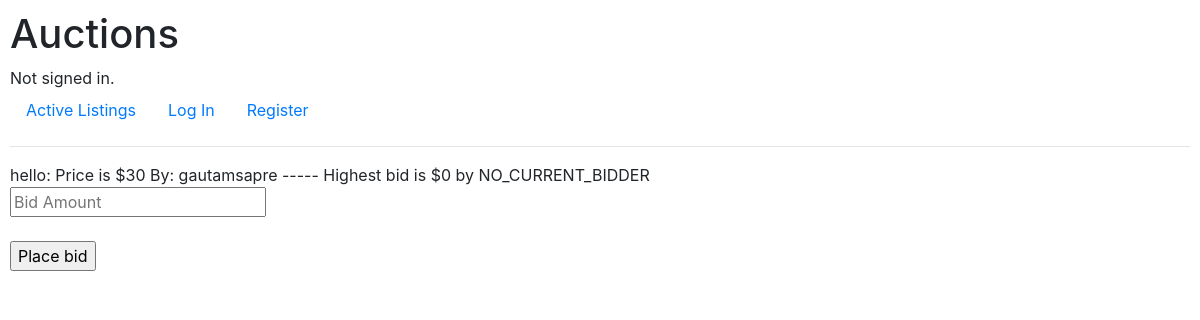
The app's page /2/place-bid, older data.
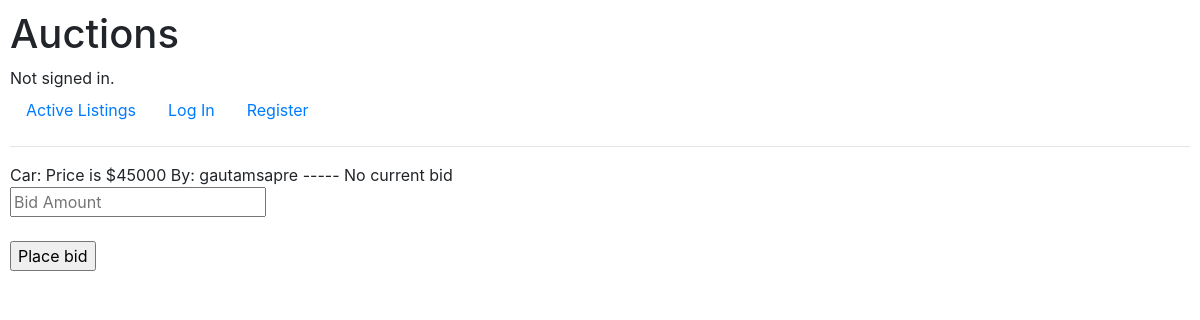
The same page, newer data.
### auctions/models.py (models this page shows, shortened)
class listings(models.Model):
    name = models.CharField(max_length = 64)
    price = models.IntegerField()
    user = models.ForeignKey(User, on_delete=models.CASCADE, related_name="active_listings", default = "", null=True)
    highest_bid = models.ForeignKey(bid, on_delete=models.CASCADE, related_name="bids", default = "No current bid", null=True)
    image_file = models.ImageField(upload_to='product_images')
    def __str__(self):
        if self.highest_bid.bid_by.username == "DEFAULT":
            return f"{self.name}: \nPrice is ${self.price} \nBy: {self.user.username} ----- No current bid "
        return f"{self.name}: \nPrice is ${self.price} \nBy: {self.user.username} ----- Highest bid is ${self.highest_bid.bid} by {self.highest_bid.bid_by.username}"

class bid(models.Model):
    bid_by = models.ForeignKey(User, on_delete=models.CASCADE, related_name="bidder", default = "" , null=True)
    bid = models.IntegerField(default = 0)

class User(AbstractUser):
    def __str__(self):
        return f"{self.username}: {self.email}"

### auctions/views.py (the view)
# urls.py: path("<id>/place-bid", views.bider, name="place-bid"),
def bider(request, id):
    return render(request,"auctions/bid.html",{
        "item": listings.objects.get(id=id),
        "lower": False
    })

### auctions/templates/auctions/bid.html (shortened to what this page needs)
{% extends "auctions/layout.html" %}
{% block body %}
    {{item}}
    <form action= "/{{item.id}}/confirm_bid" method = "POST">
            <input type="text" id="amount" placeholder ="Bid Amount" name = "amount"><br><br>
            <input type="submit" value="Place bid">
    </form>
{% endblock %}

Row changes from the older to the newer data that the page shows:
changed listings: highest_bid+name+price "hello: Price is $30 By: gautamsapre ----- Highest bid is $0 by NO_CURRENT_BIDDER" → "Car: Price is $45000 By: gautamsapre ----- No current bid"
